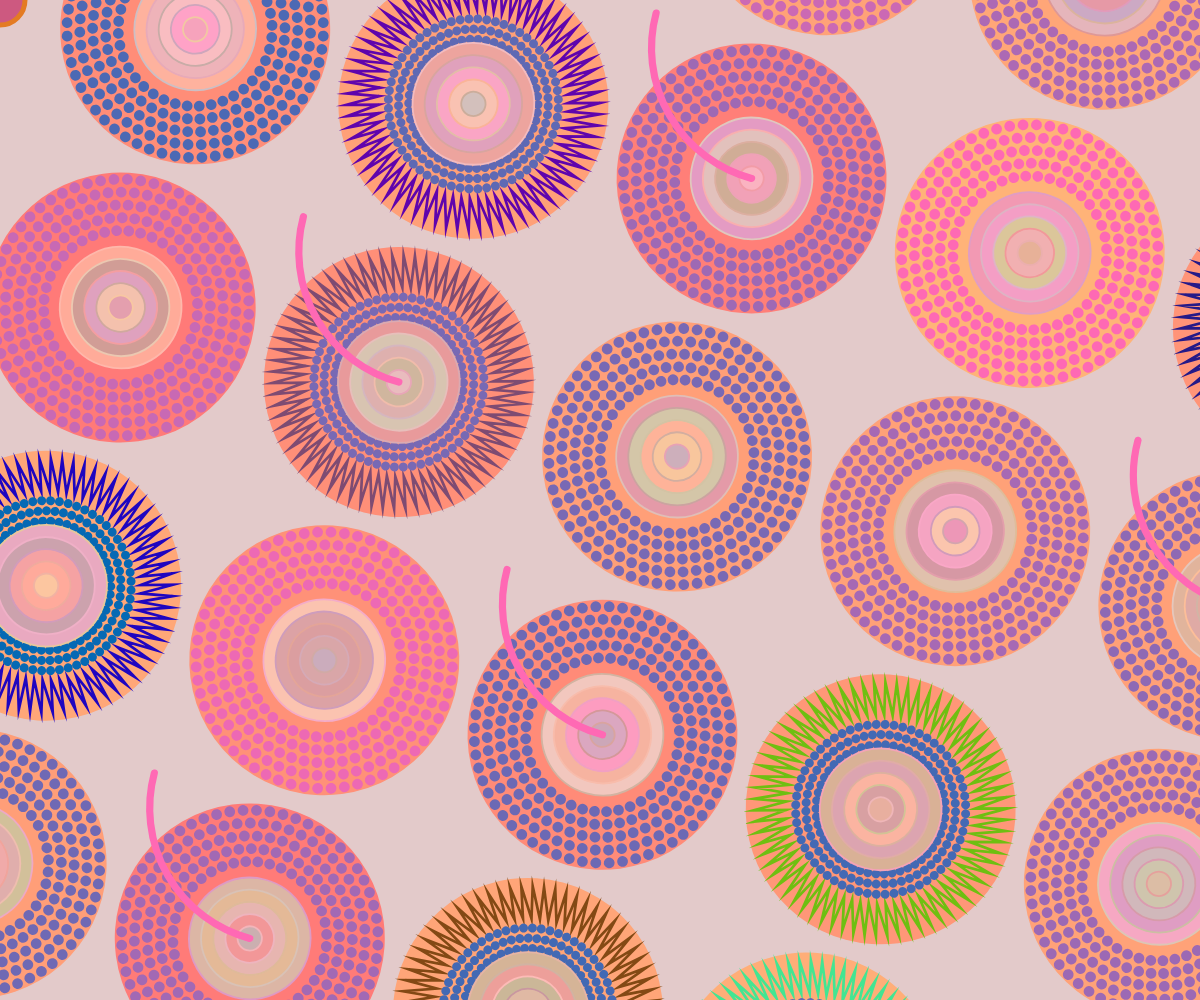
Frame 1 (no input)
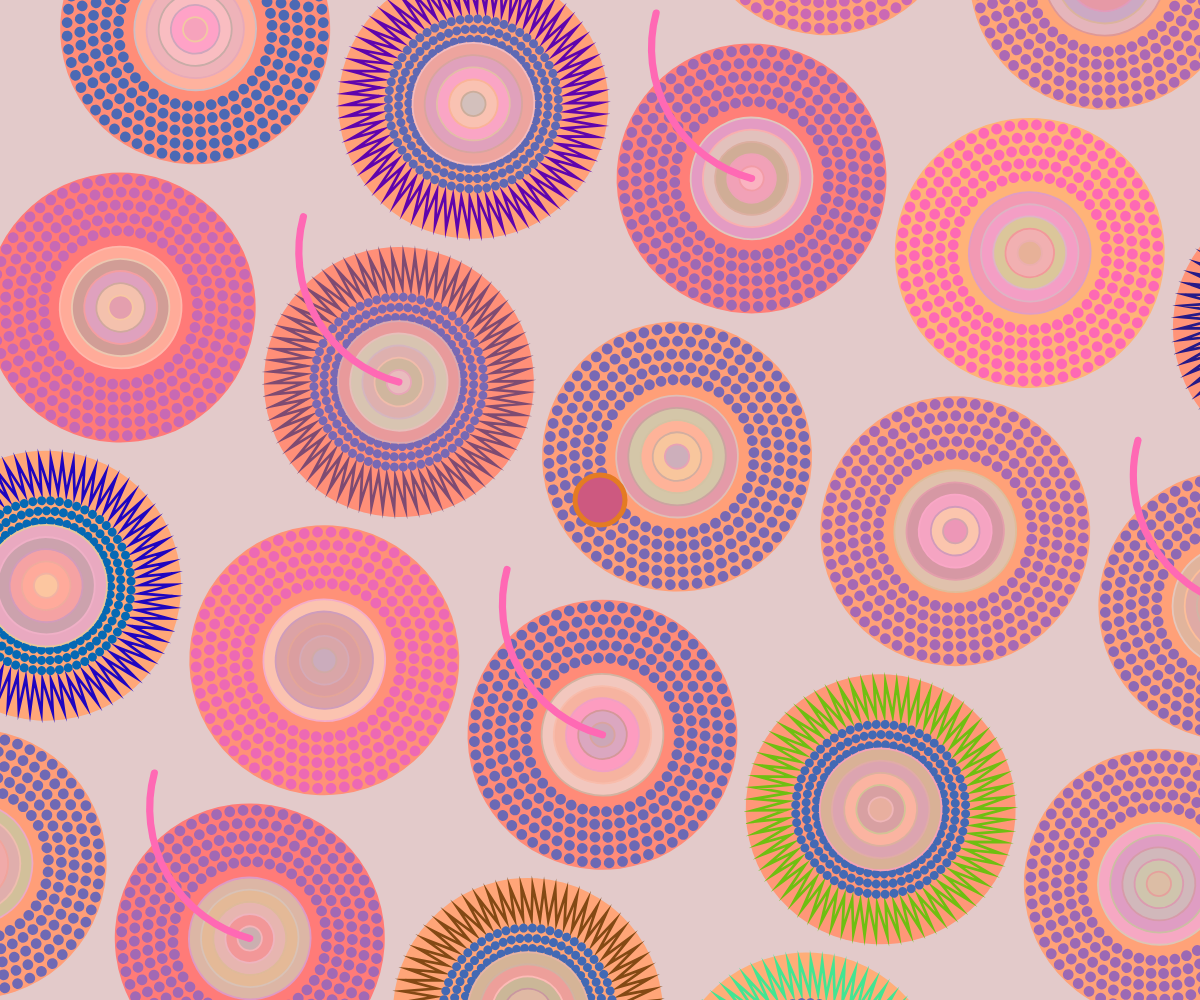
Frame 2 (the mouse pressed at the canvas centre, redrawn once)

The p5.js sketch that drew these frames (run headless with seeded random() and noise() and a simulated clock; the mouse was pressed at the canvas centre and the sketch redrawn once):

// p5.js sketch
// ── sketch.js
let initialDotNumber = 60; // Initial dot number
let dotNumberDecrement = 5; // Dot decrement
let wheels = []; // Array to store the wheels
let circleRadius = 75;

let circles = []; 
let xSpeeds = [];
let ySpeeds = [];
let wheelsGraphics; // Graphics to store the wheel picture
let wheelsWithEyes = []; // Array tos tore wheels with eyes

function setup() {
  createCanvas(windowWidth, windowHeight);
  //randomSeed(1); //Randomseed for consistency
  wheelsGraphics = createGraphics(windowWidth, windowHeight);
  initializeWheels(); 
  drawWheels(); 
  noLoop(); // Draw only once
}

function draw() {
  clear(); 
  image(wheelsGraphics, 0, 0); // Draw still wheels

  //circle following themouse
  fill(205,89,128);
  stroke(228,123,35);
  strokeWeight(5);
  circle(mouseX, mouseY, 50);

  if (circles.length > 0) {
    drawBouncingBalls(); 
  }

  drawEyes(); 
}

function windowResized() {
  resizeCanvas(windowWidth, windowHeight);
  wheelsGraphics = createGraphics(windowWidth, windowHeight);
  randomSeed(1); 
  initializeWheels(); 
  drawWheels(); 
}

class Wheel {
  constructor(x, y, radius) {
    this.x = x;
    this.y = y;
    this.radius = radius;
    this.drawLines = random(1) > 0.5; // Whether to draw lines
    this.drawArcs = random(1) > 0.8; // Whether to draw arcs
    this.numDotRings = 5; // Number of dot rings
    this.dotNumber = [];

    // Dot number of each ring
    for (let i = 0; i < this.numDotRings; i++) {
      let currentDotNumber = initialDotNumber - i * dotNumberDecrement;
      this.dotNumber.push(currentDotNumber);
    }

    this.ringRadius = this.radius;
    this.col = color(255, random(120, 180), 120); 
    this.dotColor = color(random(255), 105, 180); 
  }

  display(g) {
    // Draw outer circles
    g.fill(this.col);
    g.noStroke();
    g.ellipse(this.x, this.y, this.ringRadius * 2);

    // Using if-else to draw two types of wheels
    if (this.drawLines) {
      let numLines = 70; 
      g.stroke(random(255), random(255), random(255));
      g.strokeWeight(1.5);
      g.noFill();

      g.beginShape();
      for (let k = 0; k < numLines; k++) {
        let angle = TWO_PI / numLines * k;
        let startX = this.x + cos(angle) * this.radius * 0.7;
        let startY = this.y + sin(angle) * this.radius * 0.7;
        let endX = this.x + cos(angle) * this.radius * 0.94;
        let endY = this.y + sin(angle) * this.radius * 0.94;
        g.vertex(startX, startY);
        g.vertex(endX, endY);
      }
      g.endShape(CLOSE);

      for (let i = 0; i < 3; i++) {
        let dotRingRadius = this.radius * (1 - i * 0.12);
        let numDots = this.dotNumber[i];
        for (let j = 0; j < numDots; j++) {
          let angle = j * TWO_PI / numDots;
          let dotX = this.x + cos(angle) * dotRingRadius * 0.63;
          let dotY = this.y + sin(angle) * dotRingRadius * 0.63;
          g.fill(this.dotColor);
          g.noStroke();
          g.ellipse(dotX, dotY, 5);
        }
      }
    } else {
      for (let i = 0; i < this.numDotRings; i++) {
        let dotRingRadius = this.radius * (1 - i * 0.1);
        let numDots = this.dotNumber[i];
        for (let j = 0; j < numDots; j++) {
          let angle = j * TWO_PI / numDots;
          let dotX = this.x + cos(angle) * dotRingRadius * 0.95;
          let dotY = this.y + sin(angle) * dotRingRadius * 0.95;
          g.fill(this.dotColor);
          g.noStroke();
          g.ellipse(dotX, dotY, 6);
        }
      }
    }

    // Draw inner circles
    let numInnerCircles = 5;
    for (let i = 0; i < numInnerCircles; i++) {
      let innerRadius = this.radius * 0.5 * (1 - i * 0.2);
      g.fill(color(random(200, 255), random(150, 200), random(150, 200)));
      g.stroke(color(random(200, 255), random(150, 200), random(150, 200)));
      g.strokeWeight(1);
      g.ellipse(this.x, this.y, innerRadius * 1.8);
    }

    // Draw pink arcs
    if (this.drawArcs) {
      g.stroke(255, 105, 180); 
      g.strokeWeight(4);
      g.noFill();
      let arcRadius = this.radius * 2;
      let startAngle = PI / 2;
      let endAngle = PI;
      g.arc(this.x, this.y - this.radius, arcRadius, arcRadius, startAngle, endAngle);
    }
  }

  drawEye(g) {
    let eyeSize = this.radius * 0.6;
    let pupilSize = eyeSize * 0.4;
    let dx = mouseX - this.x;
    let dy = mouseY - this.y;
    let angle = atan2(dy, dx);
    let pupilX = this.x + cos(angle) * (eyeSize - pupilSize) * 0.3;
    let pupilY = this.y + sin(angle) * (eyeSize - pupilSize) * 0.3;

    // Draw eye white
    g.fill(255);
    g.noStroke();
    g.ellipse(this.x, this.y, eyeSize);

    // Draw pupils
    g.fill(49,131,186);
    g.ellipse(pupilX, pupilY, pupilSize);
  }
}

function initializeWheels() {
  wheels = []; 
  let spacing = 160;
  let rows = height / spacing;
  let cols = width / spacing;
  for (let i = 0; i <= rows; i++) {
    for (let j = 0; j <= cols; j++) {
      let x = j * spacing + spacing / 2;
      let y = i * spacing + spacing / 2;
      wheels.push(new Wheel(x, y, circleRadius)); 
    }
  }
}

function drawWheels() {
  wheelsGraphics.background(227,202,202); 
  wheelsGraphics.scale(1.8); 
  wheelsGraphics.translate(width / 2, height / 2);
  wheelsGraphics.rotate(PI / 12);
  wheelsGraphics.translate(-width / 2 - 80, -height / 2 - 80);

  for (let wheel of wheels) {
    wheel.display(wheelsGraphics); 
  }
}

function drawEyes() {
  for (let wheel of wheelsWithEyes) {
    wheel.drawEye(wheelsGraphics); // Draw wheels with eyes
  }
}

function initializeCircles(num, x, y) {
  for (let i = 0; i < num; i++) {
    let circle = {
      x: x,
      y: y,
      radius: random(10, 20),
      r: random(255),
      g: 171,
      b: 214
    };
    circles.push(circle);
    xSpeeds.push(random(-3, 3));
    ySpeeds.push(random(1, 5)); // Gravity effect
  }
}

function drawBouncingBalls() {
  for (let i = 0; i < circles.length; i++) {
    let xSpeed = xSpeeds[i];
    let ySpeed = ySpeeds[i];

    circles[i].x += xSpeed;
    circles[i].y += ySpeed;

    if (circles[i].x + circles[i].radius >= width || circles[i].x - circles[i].radius <= 0) {
      xSpeeds[i] = -xSpeed;
    }
    if (circles[i].y + circles[i].radius >= height) {
      ySpeeds[i] = -ySpeed * 0.9; // Enery loss simulation
      circles[i].y = height - circles[i].radius; 
    } else {
      ySpeeds[i] += 0.2; // Gravity simulation
    }

    fill(circles[i].r, circles[i].g, circles[i].b);
    noStroke();
    ellipse(circles[i].x, circles[i].y, circles[i].radius * 2);
  }
}

function mouseClicked() {
  let numNewCircles = random(5, 10); 
  initializeCircles(numNewCircles, mouseX, mouseY); 
  
  // Random wheels with eyes
  let availableWheels = wheels.filter(wheel => !wheelsWithEyes.includes(wheel));
  if (availableWheels.length > 0) {
    let randomWheel = random(availableWheels);
    wheelsWithEyes.push(randomWheel);
    loop(); 
  }
}
